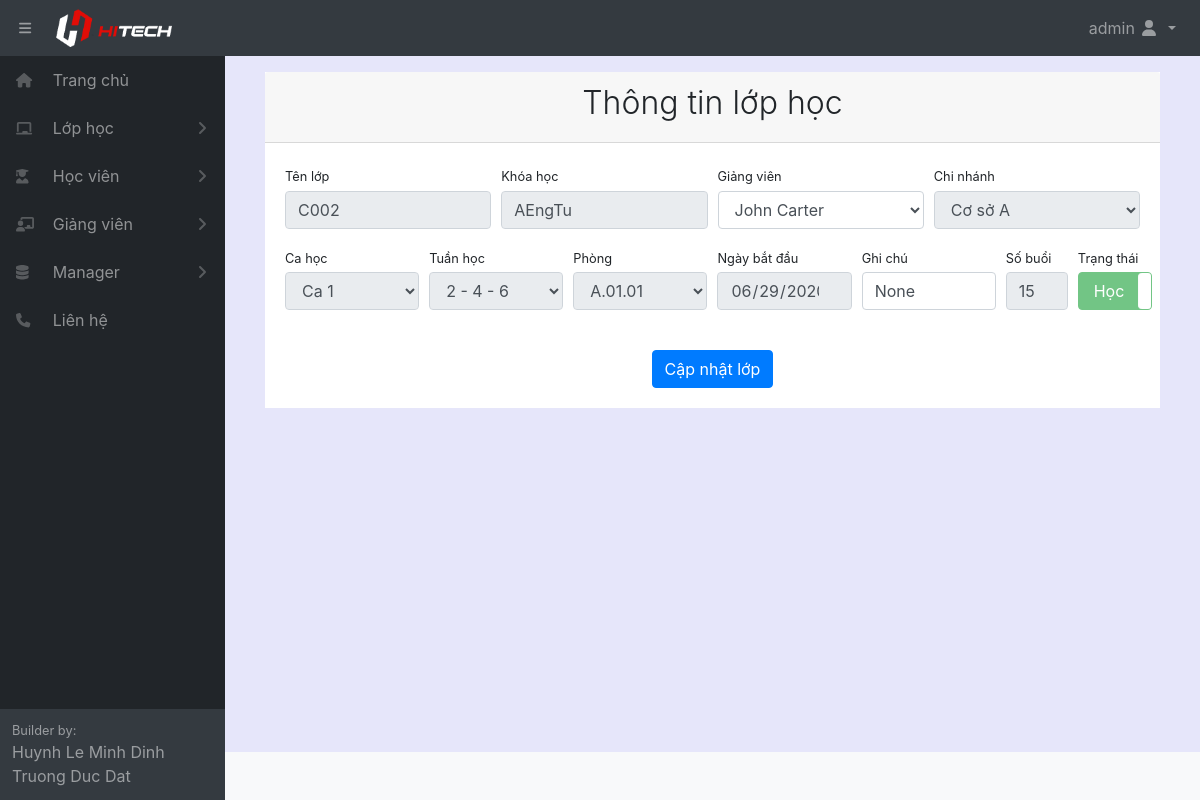
/class/101/ (signed in), run on the app's committed database.
### home/models.py (models this page shows, shortened)
class Classname(models.Model):
    fullname = models.CharField(max_length=100, verbose_name="Tên lớp học")
    startdate = models.DateField(auto_now_add=True, verbose_name="Ngày bắt đầu")
    room = models.ForeignKey(Room, null= True, on_delete=models.SET_NULL)
    unit = models.ForeignKey(Unit, null = True, on_delete=models.SET_NULL)
    timeshift = models.ForeignKey(TimeShift, null = True, on_delete=models.SET_NULL)
    startdate = models.DateField(verbose_name="Ngày bắt đầu học")
    timeweek = models.ForeignKey(TimeWeek, null = True, on_delete=models.SET_NULL)
    teacher = models.ForeignKey(Teacher, null = True, on_delete=models.SET_NULL)
    datecount = models.IntegerField(default=0, blank=True, verbose_name="Số buổi học")
    note = models.CharField(max_length=300, null = True, blank=True, verbose_name="Ghi chú")
    active = models.BooleanField(default=True, verbose_name="Trạng thái")
    class Meta:
        ordering =["fullname"]
        verbose_name_plural = "Lớp học"

class Unit(models.Model):
    fullname = models.CharField(max_length=100, verbose_name="Tên khóa học")
    infomation = models.CharField(max_length=1000, blank=True, null=True, verbose_name="Thông tin khóa học")
    fee = models.IntegerField(default=0, verbose_name="Học phí khóa học")
    active = models.BooleanField(default=True, verbose_name="Trạng thái")
    def __str__(self):
        return  self.fullname
    class Meta:
        ordering =["fullname"]
        verbose_name_plural = "Khóa học"

class Teacher(models.Model):
    fullname = models.CharField(max_length=100, verbose_name="Tên giáo viên")
    gender = models.ForeignKey(Gender, null= True, on_delete=models.SET_NULL)
    birthday = models.DateField(verbose_name="Ngày sinh")
    identity_card = models.CharField(max_length=100, null = True, blank=True, verbose_name="CMND")
    phonenumber = models.CharField(max_length=100, null = True, blank=True, verbose_name="SDT")
    email = models.CharField(max_length=100, null = True, blank=True, verbose_name="Email")
    adress = models.CharField(max_length=300, null = True, blank=True, verbose_name="Địa chỉ")
    create_date = models.DateField(auto_now_add=True, verbose_name="Ngày tạo thông tin")
    note = models.CharField(max_length=300, null = True, blank=True, verbose_name="Ghi chú")
    active = models.BooleanField(default=True, verbose_name="Trạng thái")
    def __str__(self):
        return  self.fullname
    class Meta:
        ordering =["fullname"]
        verbose_name_plural = "Giáo viên"

### home/decorators.py (the view)
        def wrapper_func(request, *args, **kwargs):
            group = None
            if request.user.groups.exists():
                group = request.user.groups.all()[0].name
            if group in allowed_roles:
                return view_func(request, *args, **kwargs)
            else:
                return redirect('errorrole')

### home/forms.py
class UpdateClassForm(ModelForm):
    class Meta:
        model = Classname
        fields = 'teacher','note','active'

### home/views.py (called while the page is built)
@login_required(login_url='login')
@allowed_users(allowed_roles=['admin','manager','staff','teacher'])
def detailClass(request,pk):
    classname = Classname.objects.get(pk=pk)
    unit = Unit.objects.all()
    area = Area.objects.all()
    room = Room.objects.all()
    timeshift = TimeShift.objects.all()
    timeweek = TimeWeek. objects.all()
    teacher = Teacher.objects.all()
    form = UpdateClassForm(instance=classname)
    if request.method == 'POST':
        form = UpdateClassForm(request.POST, instance=classname)
        if form.is_valid():
            form.save()
            return redirect('listclass')
    context={'form':form, 'classname':classname, 'unit':unit, 'area':area, 'room':room, 'timeshift':timeshift, 'timeweek':timeweek, 'teacher':teacher}
    return render(request,'class/detailClass.html',context)

### home/templates/class/detailClass.html (shortened to what this page needs)
{% extends "pages/base.html" %}
{% block content %}
{% load static %}
<div class="card-header">
    <h2 class="text-center font-weight-light">Thông tin lớp học</h2>
</div>
<div class="card-body">
    <form action="" method="POST">
        <div class="form-row">
            <div class="col-md-3">
                <label class="small mb-1" for="">Tên lớp</label>
                <div class="form-group">
                    <input class="form-control" disabled maxlength="100" name="fullname" required id="id_fullname" type="text" placeholder="Tên lớp tự hiễn thị" value="{{ classname.fullname }}" />
                </div>
            </div>
            <div class="col-md-3">
                <label class="small mb-1" for="">Khóa học</label>
                <div class="form-group">
                    <input class="form-control" disabled id="" type="text" value="{{ classname.unit }}" />
                </div>
            </div>
            <div class="col-md-3">
                <label class="small mb-1" for="">Giảng viên</label>
                <div class="form-group">
                    <select class="form-control" name="teacher" required id="id_teacher">
                        <option value="{{ classname.teacher_id }}" hidden>{{ classname.teacher }}</option>
                        </select>
                </div>
            </div>
            <div class="col-md-3">
                <label class="small mb-1" for="">Chi nhánh</label>
                <div class="form-group">
                    <select onchange="selectionAreaRoom(this.value)" class="form-control" name="area" required id="id_area" disabled>
                        {% for i in area %}
                        {% if i.active %}
                            <option value="{{i.pk}}">{{ i.fullname }}</option>
                        {% endif %}
                        {% endfor %}
                        </select>
                </div>
            </div>
        </div>
        <div class="form-row">
            <div class="col-md-2">
                <label class="small mb-1" for="">Ca học</label>
                <div class="form-group">
                    <select class="form-control" name="timeshift" required id="id_timeshift" disabled>
                        {% for i in timeshift %}
                        {% if i.active %}
                            <option value="{{ i.pk }}">{{ i.fullname }}</option>
                        {% endif %}
                        {% endfor %}
                        </select>
                </div>
            </div>
            <div class="col-md-2">
                <label class="small mb-1" for="">Tuần học</label>
                <div class="form-group">
                    <select class="form-control" name="timeweek" required id="id_timeweek" disabled>
                        {% for i in timeweek %}
                            <option value="{{ i.pk }}">{{ i.name }}</option>
                        {% endfor %}
                        </select>
                </div>
            </div>
            <div class="col-md-2">
                <label class="small mb-1" for="">Phòng</label>
                <div class="form-group">
                    <select class="form-control" name="room" required id="id_room" disabled>
                        {% for i in room %}
                        {% if i.active %}
                            <option value="{{ i.pk }}" data-option="{{i.area_id}}">{{ i.fullname }}</option>
                        {% endif %}
                        {% endfor %}
                        </select>
                </div>
            </div>
            <div class="col-md-2">
                <label class="small mb-1" for="id_startdate">Ngày bắt đầu</label>
                <div class="form-group">
                    <input class="form-control" name="startdate" disabled id="id_startdate" value="{{classname.startdate|date:"Y-m-d"}}" type="date" />
                </div>
            </div>
            <div class="col-md-2">
                <label class="small mb-1" for="inputNote">Ghi chú</label>
                <div class="form-group">
                    <input class="form-control" name="note" id="id_note" value="{{classname.note}}" type="text" placeholder="Ghi chú" />
                </div>
            </div>
            <div class="col-md-1">
                <label class="small mb-1" for="id_datecount">Số buổi</label>
                <div class="form-group">
                    <input class="form-control" required disabled name="datecount" id="id_datecount" value="{{classname.datecount}}" type="number" min="0" placeholder="Số buổi" />
                </div>
            </div>
            <div class="col-md-1">
                <label class="small mb-1" for="inputActive">Trạng thái</label>
                <div class="form-group">
                </div>
            </div>
        </div>
        <div class="form-group d-flex align-items-center justify-content-between mt-4 mb-0">
            <input type="submit" value="Cập nhật lớp" class="btn btn-primary" style="margin-left: auto; margin-right: auto;">
        </div>
    </form>
</div>
{% endblock content %}

### home/templates/pages/base.html (shortened to what this page needs)
<!DOCTYPE html>
<html lang="en">
{% load static %}
<head>
    <link href="{% static '/fullcalendar/core/main.css' %}" rel='stylesheet' />
    <link href="{% static '/fullcalendar/daygrid/main.css' %}" rel='stylesheet' />
    <link href="{% static '/css/styles.css' %}" rel="stylesheet" />
    <link href="{% static '/css/dataTables.bootstrap4.min.css' %}" rel="stylesheet" />
</head>
<body class="sb-nav-fixed">
    <nav class="sb-topnav navbar navbar-expand navbar-dark bg-dark">
        <button class="btn btn-link btn-sm order-0 order-lg-0" id="sidebarToggle" href="#" style="margin-left: 10px;">
            <i class="fas fa-bars"></i></button>
        <a class="navbar-brand" href="{% url 'home' %}">
            <img src="/static/images/Logo-row-Light.png" alt="" style="width: 60%;">
        </a>
        <ul class="navbar-nav ml-auto ml-md-0">
            <li class="nav-item dropdown">
                <a class="nav-link dropdown-toggle" id="userDropdown" href="#" role="button" data-toggle="dropdown"
                    aria-haspopup="true" aria-expanded="false">
                    {{user.first_name}} {{user.last_name}}
                    <i class="fas fa-user fa-fw"></i>
                </a>
            </li>
        </ul>
    </nav>
    <div id="layoutSidenav">
        <div id="layoutSidenav_nav">
            <nav class="sb-sidenav accordion sb-sidenav-dark" id="sidenavAccordion">
                <div class="sb-sidenav-menu">
                    <div class="nav">
                        <a class="nav-link" href="{% url 'home' %}">
                            <div class="sb-nav-link-icon" style="width: 2em;">
                                <i class="fas fa-home"></i>
                            </div>
                            Trang chủ
                        </a>
                        <a class="nav-link collapsed" href="#" data-toggle="collapse" data-target="#collapseClass"
                            aria-expanded="false" aria-controls="collapseClass">
                            <div class="sb-nav-link-icon" style="width: 2em;">
                                <i class="fas fa-chalkboard"></i>
                            </div>
                            Lớp học
                            <div class="sb-sidenav-collapse-arrow">
                                <i class="fas fa-angle-down"></i>
                            </div>
                        </a>
                        <a class="nav-link collapsed" href="#" data-toggle="collapse" data-target="#collapseStudent"
                            aria-expanded="false" aria-controls="collapseStudent">
                            <div class="sb-nav-link-icon" style="width: 2em;">
                                <i class="fas fa-user-graduate"></i>
                            </div>
                            Học viên
                            <div class="sb-sidenav-collapse-arrow">
                                <i class="fas fa-angle-down"></i>
                            </div>
                        </a>
                        <a class="nav-link collapsed" href="#" data-toggle="collapse" data-target="#collapseTeacher"
                            aria-expanded="false" aria-controls="collapseTeacher">
                            <div class="sb-nav-link-icon" style="width: 2em;">
                                <i class="fas fa-chalkboard-teacher"></i>
                            </div>
                            Giảng viên
                            <div class="sb-sidenav-collapse-arrow">
                                <i class="fas fa-angle-down"></i>
                            </div>
                        </a>
                        {% if request.user.is_staff %}
                        <a class="nav-link collapsed" href="#" data-toggle="collapse" data-target="#collapseManager"
                            aria-expanded="false" aria-controls="collapseManager">
                            <div class="sb-nav-link-icon" style="width: 2em;">
                                <i class="fas fa-database"></i>
                            </div>
                            Manager
                            <div class="sb-sidenav-collapse-arrow">
                                <i class="fas fa-angle-down"></i>
                            </div>
                        </a>
                        {% endif %}
                        <a class="nav-link" href="{% url 'contact' %}">
                            <div class="sb-nav-link-icon" style="width: 2em;">
                                <i class="fas fa-phone"></i>
                            </div>
                            Liên hệ
                        </a>
                    </div>
                </div>
                <div class="sb-sidenav-footer">
                    <div class="small">Builder by:</div>
                    <div>Huynh Le Minh Dinh</div>
                    <div>Truong Duc Dat</div>
                </div>
            </nav>
        </div>
        <div id="layoutSidenav_content" style="background-color: lavender;">
            <main>
                <div class="container-fluid">
                    <div style="margin: 1em; background-color: white;">
                        {% block content %}{% endblock %}
                    </div>
                </div>
            </main>
            <footer class="py-4 bg-light mt-auto">
            </footer>
        </div>
    </div>
</body>
</html>

### data on the page
Classname: fullname "C002", unit "AEngTu", teacher "John Carter", startdate "06/29/2020", note "None", datecount "15"

### other printed values
{{ user.first_name }} "admin"
form field area "Cơ sở A"
form field timeshift "Ca 1"
form field timeweek "2 - 4 - 6"
form field room "A.01.01"
